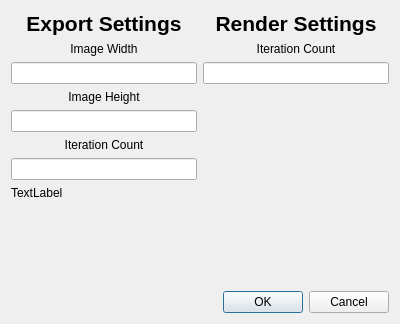
<?xml version="1.0" encoding="UTF-8"?>
<ui version="4.0">
 <class>SettingsDialog</class>
 <widget class="QDialog" name="SettingsDialog">
  <property name="geometry">
   <rect>
    <x>0</x>
    <y>0</y>
    <width>400</width>
    <height>324</height>
   </rect>
  </property>
  <property name="sizePolicy">
   <sizepolicy hsizetype="Fixed" vsizetype="Fixed">
    <horstretch>0</horstretch>
    <verstretch>0</verstretch>
   </sizepolicy>
  </property>
  <property name="minimumSize">
   <size>
    <width>400</width>
    <height>324</height>
   </size>
  </property>
  <property name="maximumSize">
   <size>
    <width>400</width>
    <height>324</height>
   </size>
  </property>
  <property name="baseSize">
   <size>
    <width>400</width>
    <height>324</height>
   </size>
  </property>
  <property name="windowTitle">
   <string>Settings</string>
  </property>
  <layout class="QGridLayout" name="gridLayout">
   <item row="0" column="0">
    <layout class="QHBoxLayout" name="mainHBox">
     <item>
      <layout class="QVBoxLayout" name="ExportSettings">
       <item>
        <widget class="QLabel" name="ExpSettingsLabel">
         <property name="font">
          <font>
           <pointsize>16</pointsize>
           <weight>75</weight>
           <bold>true</bold>
          </font>
         </property>
         <property name="layoutDirection">
          <enum>Qt::LeftToRight</enum>
         </property>
         <property name="text">
          <string>Export Settings</string>
         </property>
         <property name="alignment">
          <set>Qt::AlignCenter</set>
         </property>
        </widget>
       </item>
       <item>
        <widget class="QLabel" name="imgWidthLabel">
         <property name="text">
          <string>Image Width</string>
         </property>
         <property name="alignment">
          <set>Qt::AlignCenter</set>
         </property>
        </widget>
       </item>
       <item>
        <widget class="QLineEdit" name="imgWidthField">
         <property name="text">
          <string/>
         </property>
        </widget>
       </item>
       <item>
        <widget class="QLabel" name="imgHeightLabel">
         <property name="text">
          <string>Image Height</string>
         </property>
         <property name="alignment">
          <set>Qt::AlignCenter</set>
         </property>
        </widget>
       </item>
       <item>
        <widget class="QLineEdit" name="imgHeightField">
         <property name="text">
          <string/>
         </property>
        </widget>
       </item>
       <item>
        <widget class="QLabel" name="expIterLabel">
         <property name="text">
          <string>Iteration Count</string>
         </property>
         <property name="alignment">
          <set>Qt::AlignCenter</set>
         </property>
        </widget>
       </item>
       <item>
        <widget class="QLineEdit" name="expIterationsField">
         <property name="text">
          <string/>
         </property>
        </widget>
       </item>
       <item>
        <widget class="QLabel" name="label">
         <property name="text">
          <string>TextLabel</string>
         </property>
        </widget>
       </item>
       <item>
        <spacer name="verticalSpacer_2">
         <property name="orientation">
          <enum>Qt::Vertical</enum>
         </property>
         <property name="sizeHint" stdset="0">
          <size>
           <width>20</width>
           <height>40</height>
          </size>
         </property>
        </spacer>
       </item>
      </layout>
     </item>
     <item>
      <layout class="QVBoxLayout" name="RenderSettings">
       <item>
        <widget class="QLabel" name="rendSettingsLabel">
         <property name="font">
          <font>
           <pointsize>16</pointsize>
           <weight>75</weight>
           <bold>true</bold>
          </font>
         </property>
         <property name="layoutDirection">
          <enum>Qt::LeftToRight</enum>
         </property>
         <property name="text">
          <string>Render Settings</string>
         </property>
         <property name="alignment">
          <set>Qt::AlignCenter</set>
         </property>
        </widget>
       </item>
       <item>
        <layout class="QVBoxLayout" name="renderIterVBox">
         <item>
          <widget class="QLabel" name="rendIterLabel">
           <property name="text">
            <string>Iteration Count</string>
           </property>
           <property name="alignment">
            <set>Qt::AlignCenter</set>
           </property>
          </widget>
         </item>
         <item>
          <widget class="QLineEdit" name="rendIterationsField">
           <property name="text">
            <string/>
           </property>
          </widget>
         </item>
         <item>
          <spacer name="verticalSpacer">
           <property name="orientation">
            <enum>Qt::Vertical</enum>
           </property>
           <property name="sizeHint" stdset="0">
            <size>
             <width>20</width>
             <height>40</height>
            </size>
           </property>
          </spacer>
         </item>
        </layout>
       </item>
      </layout>
     </item>
    </layout>
   </item>
   <item row="1" column="0">
    <widget class="QDialogButtonBox" name="buttonBox">
     <property name="orientation">
      <enum>Qt::Horizontal</enum>
     </property>
     <property name="standardButtons">
      <set>QDialogButtonBox::Cancel|QDialogButtonBox::Ok</set>
     </property>
    </widget>
   </item>
  </layout>
 </widget>
 <resources/>
 <connections>
  <connection>
   <sender>buttonBox</sender>
   <signal>accepted()</signal>
   <receiver>SettingsDialog</receiver>
   <slot>accept()</slot>
   <hints>
    <hint type="sourcelabel">
     <x>254</x>
     <y>295</y>
    </hint>
    <hint type="destinationlabel">
     <x>157</x>
     <y>274</y>
    </hint>
   </hints>
  </connection>
  <connection>
   <sender>buttonBox</sender>
   <signal>rejected()</signal>
   <receiver>SettingsDialog</receiver>
   <slot>reject()</slot>
   <hints>
    <hint type="sourcelabel">
     <x>322</x>
     <y>295</y>
    </hint>
    <hint type="destinationlabel">
     <x>286</x>
     <y>274</y>
    </hint>
   </hints>
  </connection>
 </connections>
</ui>
